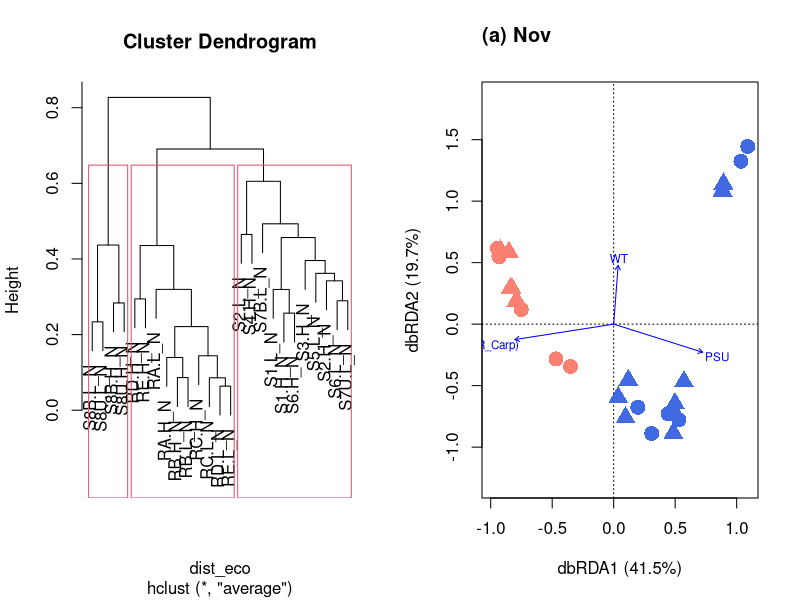
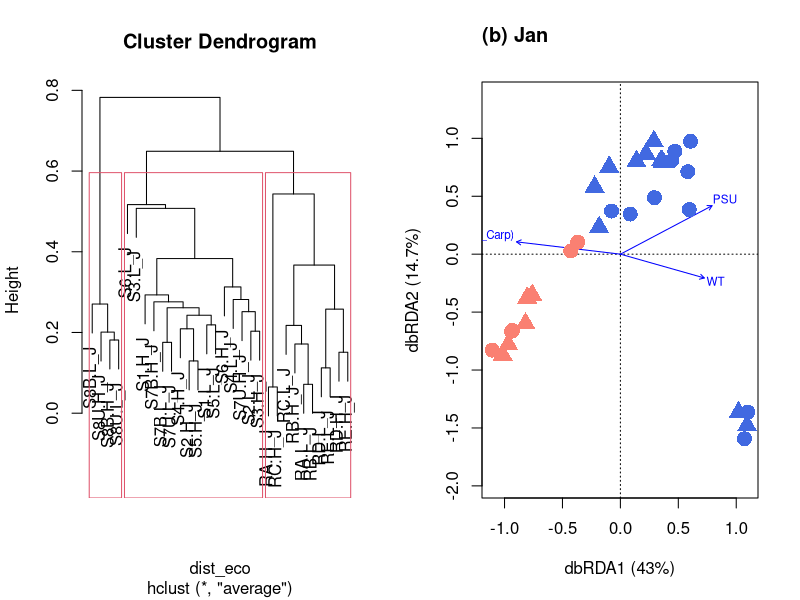

Here is the R script that generated these plots, in order:

set.seed(999)

library(vegan)
library(tidyverse)

# Figure 5 =============================================================
# dbrda ================================================================

sampleinfo <- read.csv("./input/sample_info.csv")
df_org <- read.csv("./input/dataset.csv", row.names = 1)
df_pa <- replace(df_org, df_org > 0, 1)
df_relative <- as.data.frame(apply(df_org, 2, function(x) x/sum(x)))
df_relative[,is.na(colSums(df_relative))] <- rep(0, nrow(df_relative))

df <- df_relative

month_main <- c("(a) Nov", "(b) Jan")
month_list <- c("N", "J")
cols <- c("salmon", "royalblue")
dev.new()
par(mfrow = c(1,2))
for (i in 1:2) {
  month <- month_list[i]
  
  symbols <- sampleinfo[sampleinfo$Month == month &
                        sampleinfo$remove != T,  "Symbol"]
  envs <- sampleinfo[sampleinfo$Symbol %in% symbols, ]
  
  d <- df[rowSums(df) != 0, symbols]
  dist_eco <- vegdist(t(d), distance = "bray")
  hclust <- hclust(dist_eco, method = "average")
  group <- cutree(hclust, k=3)
  plot(hclust)
  rect.hclust(hclust, 3)
  
  res_0 <- dbrda(dist_eco ~ 1,
                 data = envs, distance="bray")
  res_full <- dbrda(dist_eco ~ PSU + WT + Chl_a +  Turb. + log10(qPCR_Carp),
                    data = envs, distance="bray")
  res_best <- ordistep(res_full, scope = formula(res_0), 
                       direction = "backward", permutations = 999)
  # ===== plot ====
  summary <- summary(res_best)
  rda1 <- round(summary$cont$importance["Proportion Explained", "dbRDA1"],3)
  rda2 <- round(summary$cont$importance["Proportion Explained", "dbRDA2"],3)
  
  plot(res_best, main = "", type ="p",
       xlab = paste0("dbRDA1 (", rda1*100, "%)"),
       ylab = paste0("dbRDA2 (", rda2*100, "%)"))
  points(summary$sites[,1], summary$sites[,2], 
         col = cols[factor(envs$Group3)], cex = 2,
         pch = c(16,17)[factor(envs$Tide)])
  title(month_main[i], line = 2, adj = 0)
  # plot(res_best, type = "t") # check
  
}

# legend ------------------------------------------------------------------

# plot(0, type = "n", ann = F, axes = F)
# legend("center", c("River High", "River Low", "Sea High", "Sea Low"),
#        pch = c(16,17,16,17),
#        col = c("salmon", "salmon", "royalblue", "royalblue"),box.lty = 0,
#        title = "Site")

